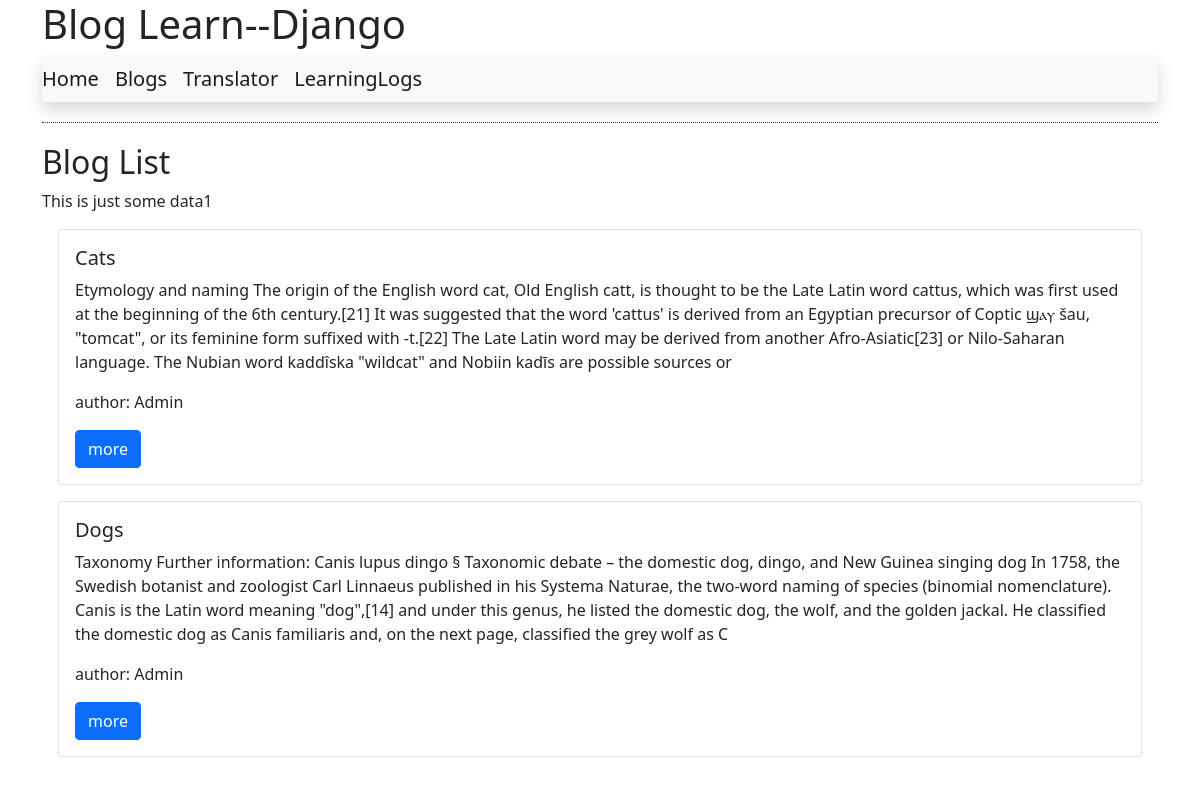
The app's page /blogs/ with its own data.
### blog/models.py (models this page shows, shortened)
class Post(models.Model):
    title = models.CharField(max_length=200)
    content = models.TextField()
    date_created = models.DateTimeField(auto_now_add=True)
    slug = models.SlugField(max_length=200, unique=True)
    author = models.ForeignKey(to=User, on_delete=models.CASCADE)
    status = models.IntegerField(choices=STATUS, default=0)

### blog/views.py (the view)
# urls.py: path('blogs/', views.BlogListView.as_view(), name="blog_list_view")
class BlogListView(generic.ListView):
    queryset = Post.objects.filter(status=1).order_by('date_created')
    template_name = "templates/blog/blog-list.html"
    context_object_name = "blog_post_items" #DICT key containing all the blog POSTS in queryset
    def get_context_data(self, **kwargs):
        context = super(BlogListView, self).get_context_data(**kwargs)
        context.update({'some_data1' : 'This is just some data1'})
        return context

### templates/blog/blog-list.html
{%extends "templates/base.html"%}
{%block content%}
    <h2>Blog List</h2>
    {{some_data1}}
    {% for blog_post in blog_post_items %}
    <div class="card m-3">
        <div class="card-body">
            <h5 class="card-title">{{blog_post.title | title}}</h5>
            <p class="card-text">{{blog_post.content | slice:"500"}}</p>
            <p class="card-text">author: {{blog_post.author | title}}</p>
            <a href="{% url 'blog:blog_view' blog_post.slug  %}" class="btn btn-primary">more</a>
        </div>
    </div>
    {% endfor %}
{%endblock%}

### templates/base.html (shortened to what this page needs)
<!DOCTYPE html>
<html>
<head>
    <link href="https://cdn.jsdelivr.net/npm/bootstrap@5.1.3/dist/css/bootstrap.min.css" rel="stylesheet">
</head>
<body>
    <div class="container">
        <div class="header" style="margin-bottom: 20px; padding-bottom:20px; border-bottom: 1px dotted #333333">
            <h1>Blog Learn--Django</h1>
            <nav class="navbar navbar-expand-lg navbar-light bg-light shadow" id="mainNav">
                <div class="collapse navbar-collapse" id="navbarResponsive">
                    <ul class="navbar-nav ml-auto">
                        <li class="nav-item"><a href="{%url 'blog:home_view' %}" class="navbar-brand">Home</a></li>
                        <li class="nav-item"><a href="{%url 'blog:blog_list_view' %}" class="navbar-brand">Blogs</a></li>
                        <li class="nav-item"><a href="{%url 'translator:translator_view' %}" class="navbar-brand">Translator</a></li>
                        <li class="nav-item"><a href="{%url 'learning_logs:topics_list_view' %}" class="navbar-brand">LearningLogs</a></li>
                    </ul>
                </div>
            </nav>
        </div>
        {%block content%}
        {%endblock%}
    </div>
    </body>
</html>

### records on screen
Post: title "Cats", content "Etymology and naming The origin of the English word cat, Old English catt, is thought to be the Late Latin word cattus, which was first used at the beginning of the 6th century.[21] It was suggested that the word 'cattus' is derived from an Egyptian precursor of Coptic ϣⲁⲩ šau, \"tomcat\", or its feminine form suffixed with -t.[22] The Late Latin word may be derived from another Afro-Asiatic[23] or Nilo-Saharan language. The Nubian word kaddîska \"wildcat\" and Nobiin kadīs are possible sources or", author "Admin"
Post: title "Dogs", content "Taxonomy Further information: Canis lupus dingo § Taxonomic debate – the domestic dog, dingo, and New Guinea singing dog In 1758, the Swedish botanist and zoologist Carl Linnaeus published in his Systema Naturae, the two-word naming of species (binomial nomenclature). Canis is the Latin word meaning \"dog\",[14] and under this genus, he listed the domestic dog, the wolf, and the golden jackal. He classified the domestic dog as Canis familiaris and, on the next page, classified the grey wolf as C", author "Admin"

### other values on screen
{{ some_data1 }} "This is just some data1"
